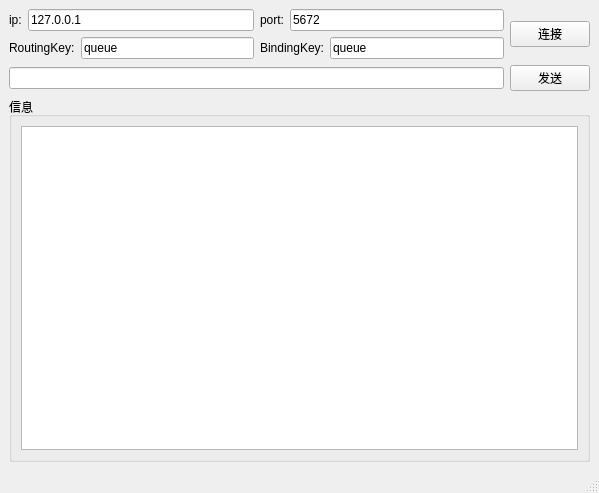
<?xml version="1.0" encoding="UTF-8"?>
<ui version="4.0">
 <class>MainWindow</class>
 <widget class="QMainWindow" name="MainWindow">
  <property name="geometry">
   <rect>
    <x>0</x>
    <y>0</y>
    <width>599</width>
    <height>493</height>
   </rect>
  </property>
  <property name="windowTitle">
   <string>MainWindow</string>
  </property>
  <widget class="QWidget" name="centralwidget">
   <layout class="QGridLayout" name="gridLayout_3">
    <item row="0" column="0">
     <layout class="QVBoxLayout" name="verticalLayout">
      <item>
       <layout class="QHBoxLayout" name="horizontalLayout_6">
        <item>
         <layout class="QGridLayout" name="gridLayout">
          <item row="0" column="0">
           <layout class="QHBoxLayout" name="horizontalLayout">
            <item>
             <widget class="QLabel" name="label">
              <property name="text">
               <string>ip:</string>
              </property>
             </widget>
            </item>
            <item>
             <widget class="QLineEdit" name="ip">
              <property name="text">
               <string>127.0.0.1</string>
              </property>
             </widget>
            </item>
           </layout>
          </item>
          <item row="0" column="1">
           <layout class="QHBoxLayout" name="horizontalLayout_2">
            <item>
             <widget class="QLabel" name="label_2">
              <property name="text">
               <string>port:</string>
              </property>
             </widget>
            </item>
            <item>
             <widget class="QLineEdit" name="port">
              <property name="text">
               <string>5672</string>
              </property>
             </widget>
            </item>
           </layout>
          </item>
          <item row="1" column="0">
           <layout class="QHBoxLayout" name="horizontalLayout_3">
            <item>
             <widget class="QLabel" name="label_3">
              <property name="text">
               <string>RoutingKey:</string>
              </property>
             </widget>
            </item>
            <item>
             <widget class="QLineEdit" name="RoutingKey">
              <property name="text">
               <string>queue</string>
              </property>
             </widget>
            </item>
           </layout>
          </item>
          <item row="1" column="1">
           <layout class="QHBoxLayout" name="horizontalLayout_4">
            <item>
             <widget class="QLabel" name="label_4">
              <property name="text">
               <string>BindingKey:</string>
              </property>
             </widget>
            </item>
            <item>
             <widget class="QLineEdit" name="BindingKey">
              <property name="text">
               <string>queue</string>
              </property>
             </widget>
            </item>
           </layout>
          </item>
         </layout>
        </item>
        <item>
         <widget class="QPushButton" name="btn_connect">
          <property name="text">
           <string>连接</string>
          </property>
         </widget>
        </item>
       </layout>
      </item>
      <item>
       <layout class="QHBoxLayout" name="horizontalLayout_5">
        <item>
         <widget class="QLineEdit" name="sendLineEdit"/>
        </item>
        <item>
         <widget class="QPushButton" name="btn_send">
          <property name="text">
           <string>发送</string>
          </property>
         </widget>
        </item>
       </layout>
      </item>
      <item>
       <widget class="QGroupBox" name="groupBox">
        <property name="title">
         <string>信息</string>
        </property>
        <layout class="QGridLayout" name="gridLayout_2">
         <item row="0" column="0">
          <widget class="QPlainTextEdit" name="plainTextEdit"/>
         </item>
        </layout>
       </widget>
      </item>
     </layout>
    </item>
   </layout>
  </widget>
  <widget class="QMenuBar" name="menubar">
   <property name="geometry">
    <rect>
     <x>0</x>
     <y>0</y>
     <width>599</width>
     <height>21</height>
    </rect>
   </property>
  </widget>
  <widget class="QStatusBar" name="statusbar"/>
 </widget>
 <resources/>
 <connections/>
</ui>
